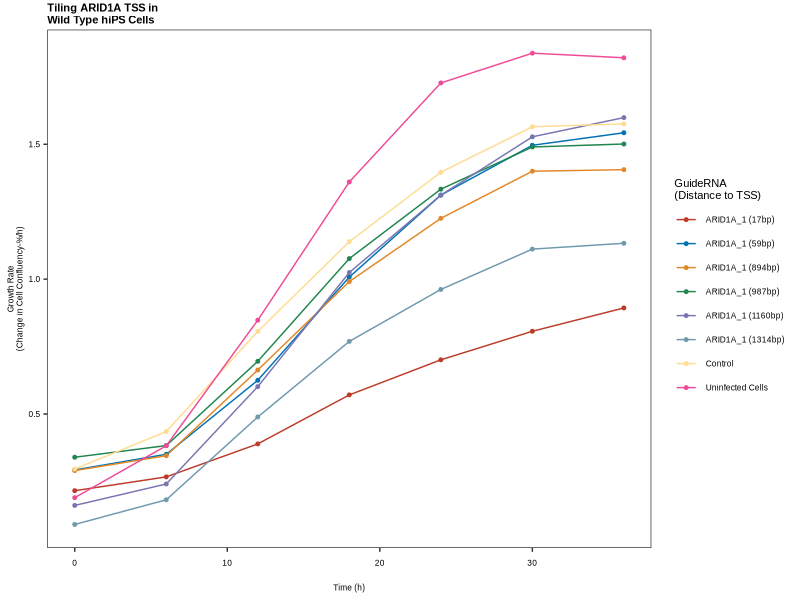
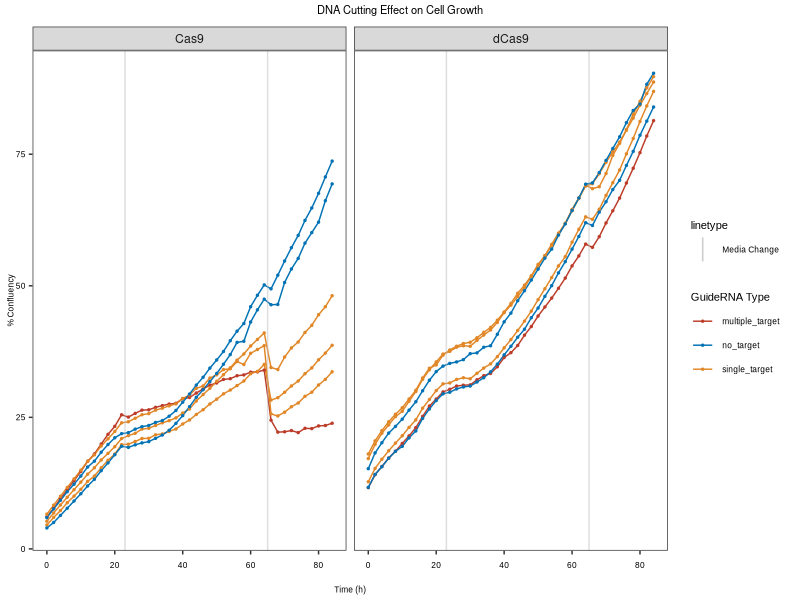
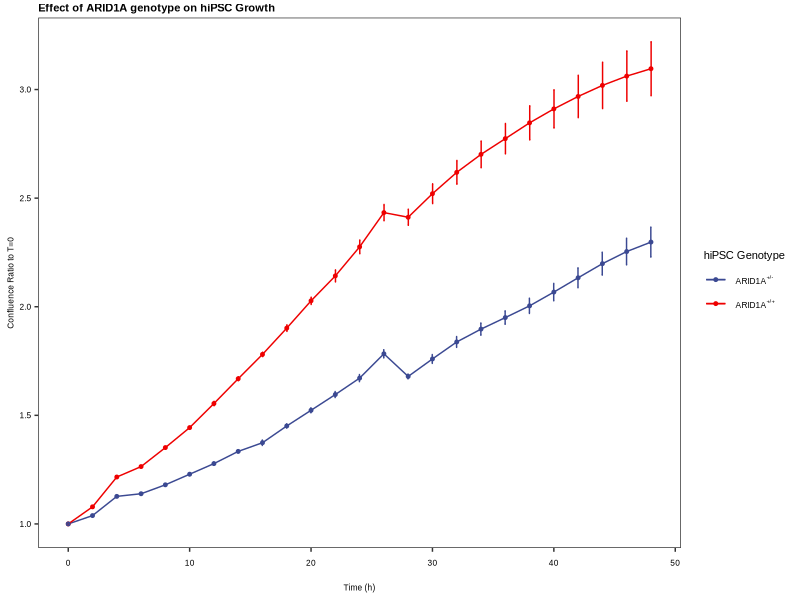
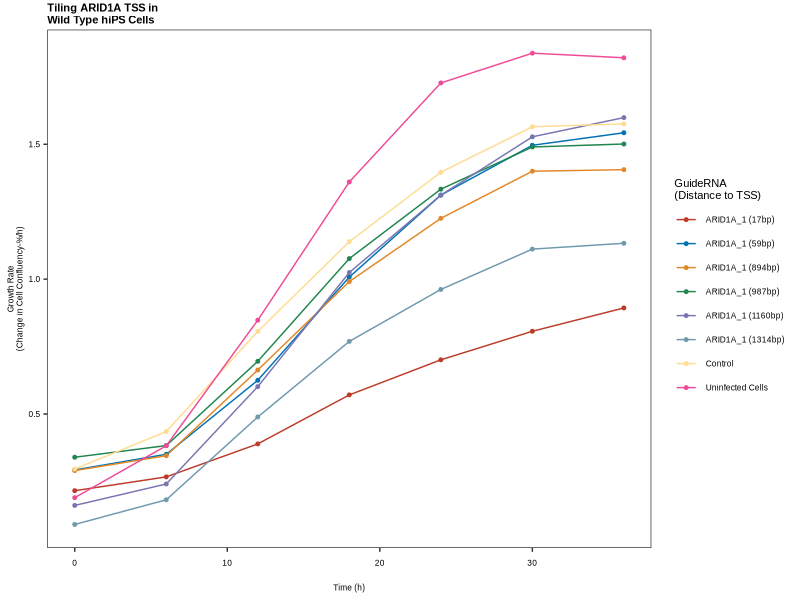
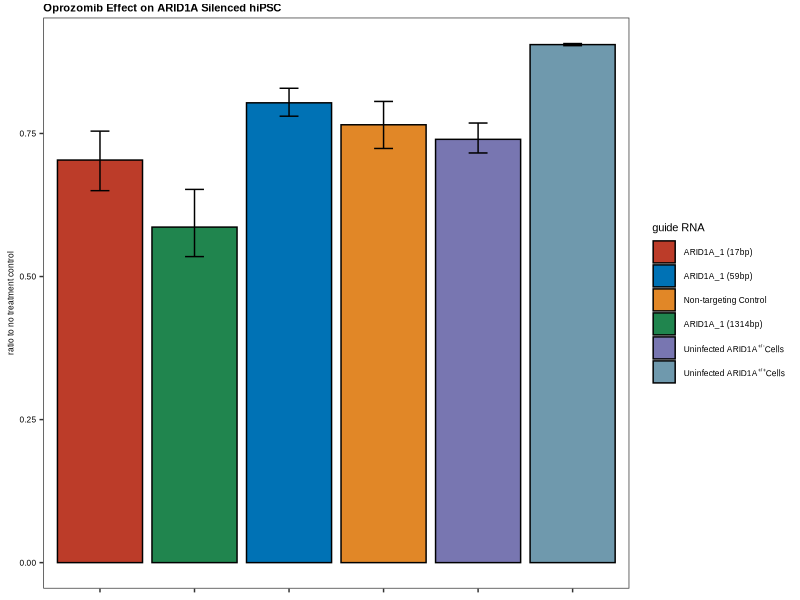
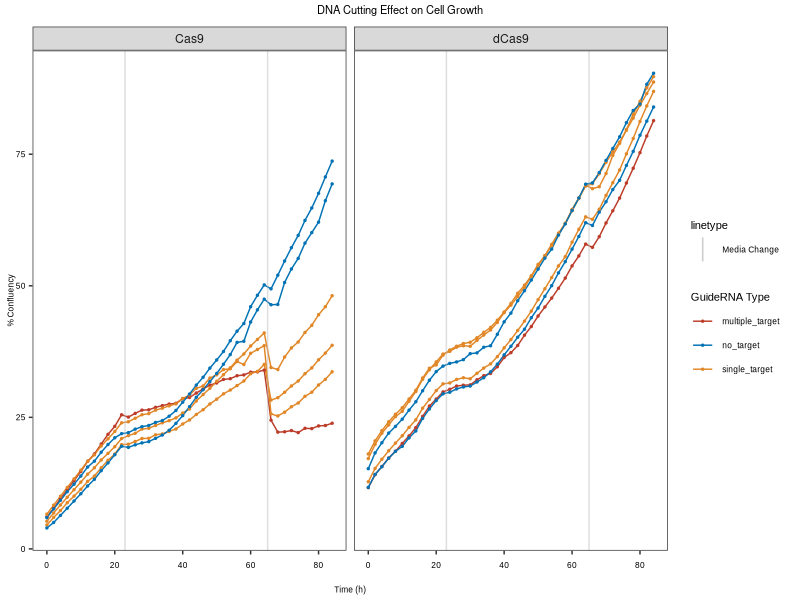
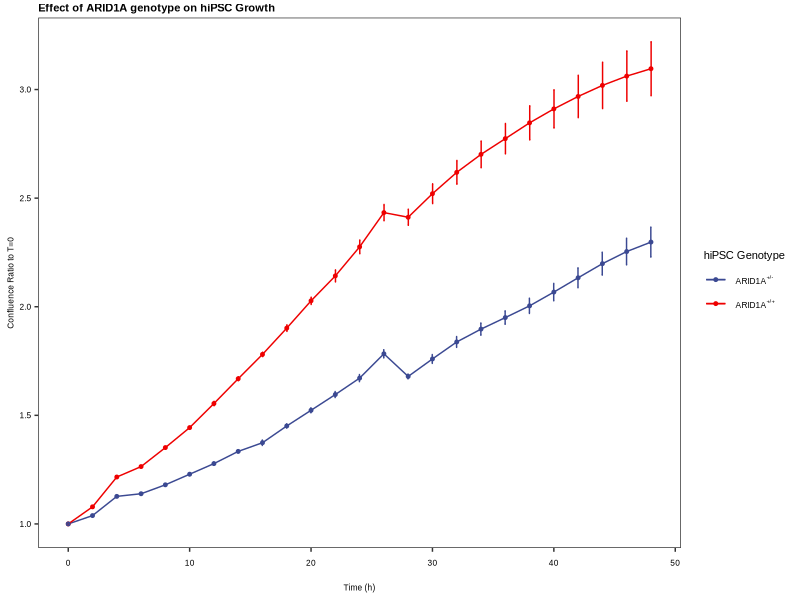
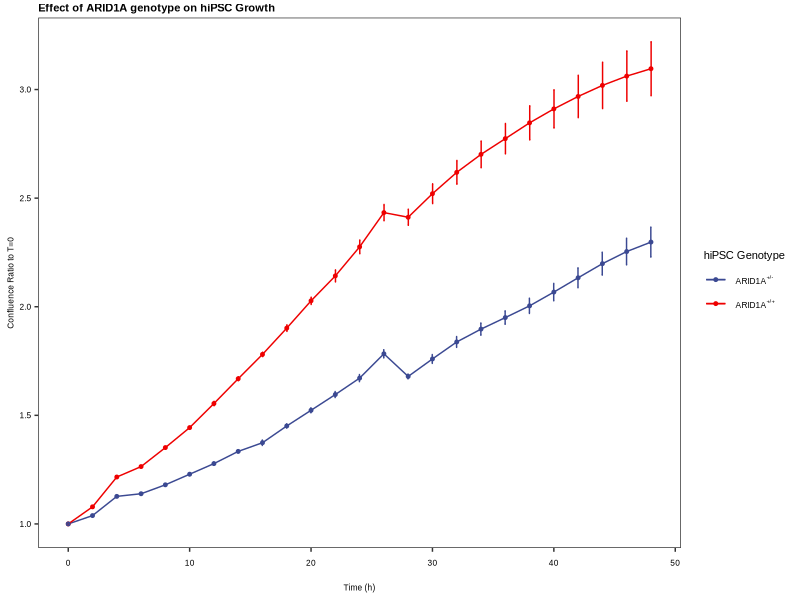

These figures' R source, in order:
## ---- chunk 1
setwd("E:/Paper writing/CRIPSRi paper/Analyses/incucyte_data")
library(tidyverse)
library(ggpubr)
library(ggsci)
library(cowplot)
library(svglite)
library(reshape2)
## ---- chunk 2
theme_su<-  function(){ 
  font <- "Arial"   #assign font family up front
  
  theme_bw() %+replace%    #replace elements we want to change
    
    theme(
   
      
      #text elements
      plot.title = element_text(             #title
        family = "Arial",            #set font family
        size = 8,                #set font size
        face = 'bold',            #bold typeface
        hjust = 0,                #left align
        vjust = 3),               #raise slightly
      
      plot.subtitle = element_text(          #subtitle
        family = "Arial",            #font family
        size = 6),               #font size
      
      plot.caption = element_text(           #caption
        family = "Arial",            #font family
        size = 6,                 #font size
        hjust = 1),               #right align
      
      axis.title = element_text(             #axis titles
        family = "Arial",
        
        size = 6),               #font size
      
      axis.text = element_text(              #axis text
        family = "Arial",            #axis famuly
        size = 6),                #font size
      
      axis.text.x = element_text(            #margin for axis text
        margin=margin(5, b = 10)),
      
     legend.title=element_text(
       family="Arial",
       size=8,
       hjust = 0),
     legend.text=element_text(
       family = "Arial",
       size=6),
     
     panel.grid.major = element_blank(),
     panel.grid.minor = element_blank()
     )
  
     
    
}

## ---- chunk 3
arid1a_growth<- read_tsv(file="input/WT_cells_ARID1A_targeting_guides_percent_cell_growth.txt")
melted_1<- melt(arid1a_growth, id.vars = "Elapsed")

fig_6_a<-melted_1 %>% filter(variable != "Control-2") %>% droplevels() %>%  ggplot(aes(x=Elapsed, y=value, group=variable, color=variable))+geom_line()+geom_point(size=1)+ ylab("Growth Rate\n(Change in Cell Confluency-%/h)")+ xlab("Time (h)")+ ggtitle("Tiling ARID1A TSS in\nWild Type hiPS Cells")+
  theme_su()+ scale_color_nejm(name="GuideRNA\n(Distance to TSS)",
                               labels=c("A2"="ARID1A_1 (17bp)",
                                        "B2"="ARID1A_1 (59bp)",
                                        "C2"="ARID1A_1 (894bp)",
                                        "D2"="ARID1A_1 (987bp)",
                                        "E2"="ARID1A_1 (1160bp)",
                                        "F2"="ARID1A_1 (1314bp)",
                                        "Control-1"="Control",
                                        "Control-2"="Control-2",
                                        "uninfected"="Uninfected Cells"
                                                                            ))

fig_6_a

ggsave(fig_6_a, filename = "E:/Paper writing/CRIPSRi paper/Analyses/plots/panel_6/fig_6_a.svg", width = 4, height = 3, units = "in")


## ---- chunk 4

arid1a_opro<-read_tsv(file = "input/arid1a_silenced_opro_treatment_day_2_single_timepoint.txt")
names(arid1a_opro)
arid1a_opro<- do.call(data.frame,arid1a_opro)


opro<- melt(arid1a_opro)
opro_2<- dcast(opro, sample+variable~treatment)
opro_2$ratio<- opro_2$`Oprozomib 1 µM`/opro_2$Control
opro_3<- opro_2 %>% select(sample, variable, ratio) %>% dcast(sample~variable)
  
level_order<- c("A2", "F2", "B2", "C12", "HET1","WT")

fig_6_b<- ggplot(opro_3, aes(x=factor(sample, level=level_order), y=Confluence, fill=sample)) + 
  geom_bar(stat="identity", color="black", 
           position=position_dodge()) +
  geom_errorbar(aes(ymin=min, ymax=max), width=.2,
                 position=position_dodge(.9))+ theme_su()+ ylab("ratio to no treatment control")+ theme(axis.title.x = element_blank(), axis.text.x=element_blank())+ggtitle("Oprozomib Effect on ARID1A Silenced hiPSC")+scale_fill_nejm(name="guide RNA",
                                            labels=c("A2"="ARID1A_1 (17bp)",
                                        "B2"="ARID1A_1 (59bp)",
                                        "F2"="ARID1A_1 (1314bp)",
                                        "C12"="Non-targeting Control",
                                        "HET1"=expression(paste("Uninfected ARID1A" ^"+/-","Cells")),
                                        "WT"=expression(paste("Uninfected ARID1A" ^"+/+","Cells"))
                                                                 ))

ggsave(fig_6_b, filename = "E:/Paper writing/CRIPSRi paper/Analyses/plots/panel_6/fig_6_b.svg", width = 4, height = 2, units="in", dpi=1000)

## ---- chunk 5

comp<- read_tsv(file="input/cas9_dCas9.txt")
names(comp)
melt_comp<- melt(comp, id.vars = "Elapsed")
melt_comp<- melt_comp %>% mutate(data="confluency") %>% mutate(data=case_when(
  grepl('(Std Err Well)', variable)  ~ "sd_error",
  TRUE ~ as.character(data)))
melt_comp<- melt_comp %>% separate(variable, into = c("variable"), sep=" ")
melt_comp<- melt_comp %>% separate(variable, into = c("guideRNA", "line"), sep="_")

names(melt_comp)
a<- melt_comp %>%  dcast(formula=Elapsed+guideRNA+line~data)
a$min<- a$confluency-a$sd_error
a$max<- a$confluency+a$sd_error
levels(a$guideRNA)

a <- a %>% mutate(guide_type=case_when(
 guideRNA== "LV66-A" ~"multiple_target",
 guideRNA== "LV66-B" ~"single_target",
 guideRNA== "LV66-C" ~"single_target",
 guideRNA== "LV66-D" ~"single_target",
 guideRNA== "LV66-E" ~"no_target",
 guideRNA== "LV66-F" ~"no_target"
 
))
a<-do.call(data.frame,a)

fig_4_e<-a %>% ggplot(aes(x=Elapsed, y=confluency, group=guideRNA, color= guide_type))+geom_line()+geom_point(size=0.5)+facet_wrap(~line)+theme_su()+scale_color_nejm(name="GuideRNA Type")+xlab("Time (h)")+ ylab("% Confluency")+geom_vline(aes(xintercept=23, linetype="Media Change"), color="gray", alpha=0.5)+geom_vline(aes(xintercept=65, linetype="Media Change"), color="gray", alpha=0.5)

fig_4_e<- annotate_figure(fig_4_e, top=text_grob("DNA Cutting Effect on Cell Growth", size=8))
fig_4_e

ggsave(fig_4_e, filename = "E:/Paper writing/CRIPSRi paper/Analyses/plots/panel_4/fig_4_e.svg", width = 4, height = 2.5, units="in", dpi=1000)

  


## ---- chunk 6
growth<- read_tsv(file="input/WT_het1_growth.txt")
growth<- growth[,2:6]
names(growth)
wt<- growth %>% select(Time=Elapsed, Confluence=KOLF2C1_WT, SE=SE_KOLF2C1_WT) %>% mutate(line="ARID1A-WT") 
het<- growth %>% select(Time=Elapsed, Confluence=KOLF2C1_ARID1A_HET1, SE=SE_KOLF2C1_ARID1A_HET1)%>% mutate(line="ARID1A-HET1")

growth_2<- rbind(wt,het)



## ---- chunk 7
fig_5_c<-growth_2 %>% ggplot(aes(x=Time, y=Confluence, group=line, color=line)) + 
  geom_line() +
  geom_point(size=1)+
  geom_errorbar(aes(ymin=Confluence-SE, ymax=Confluence+SE), width=.2,
                 position=position_dodge(0.05))+theme_su()+ylab("Confluence Ratio to T=0")+xlab("Time (h)")+scale_color_aaas(name="hiPSC Genotype", labels=c("ARID1A-HET1"=expression(paste("ARID1A" ^"+/-")),
          "ARID1A-WT"=expression(paste("ARID1A" ^"+/+"))))+ggtitle("Effect of ARID1A genotype on hiPSC Growth")


fig_5_c
ggsave(fig_5_c, filename = "E:/Paper writing/CRIPSRi paper/Analyses/plots/panel_5/Fig_5_c.svg", width = 3, height = 1.5, units = "in", dpi=1000)
ggsave(fig_5_c, filename = "E:/Paper writing/CRIPSRi paper/Analyses/plots/panel_5/Fig_5_c_larger.svg", width = 4, height = 2, units = "in", dpi=1000)

ggsave(fig_5_c, filename = "E:/Paper writing/CRIPSRi paper/Analyses/plots/panel_5/Fig_5_c_larger.jpg", width = 4, height = 2, units = "in", dpi=1000)
